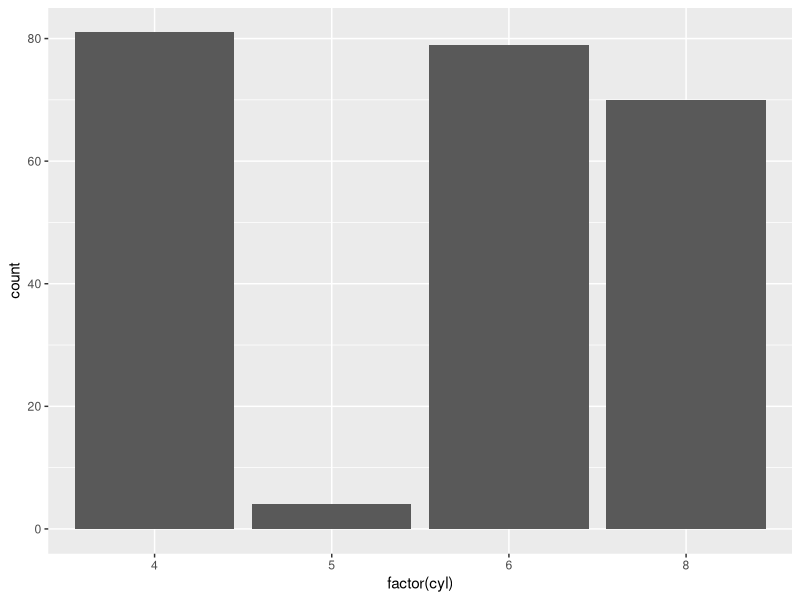

This figure's R source:
library(gganimate)
library(ggplot2)
ggplot(mpg) + 
  geom_bar(aes(x = factor(cyl)))
ggplot(mpg) + 
  geom_bar(aes(x = factor(cyl))) + 
  labs(title = 'Number of cars in {closest_state} by number of cylinders') + 
  transition_states(states = year) + 
  enter_grow() + 
  exit_fade()
